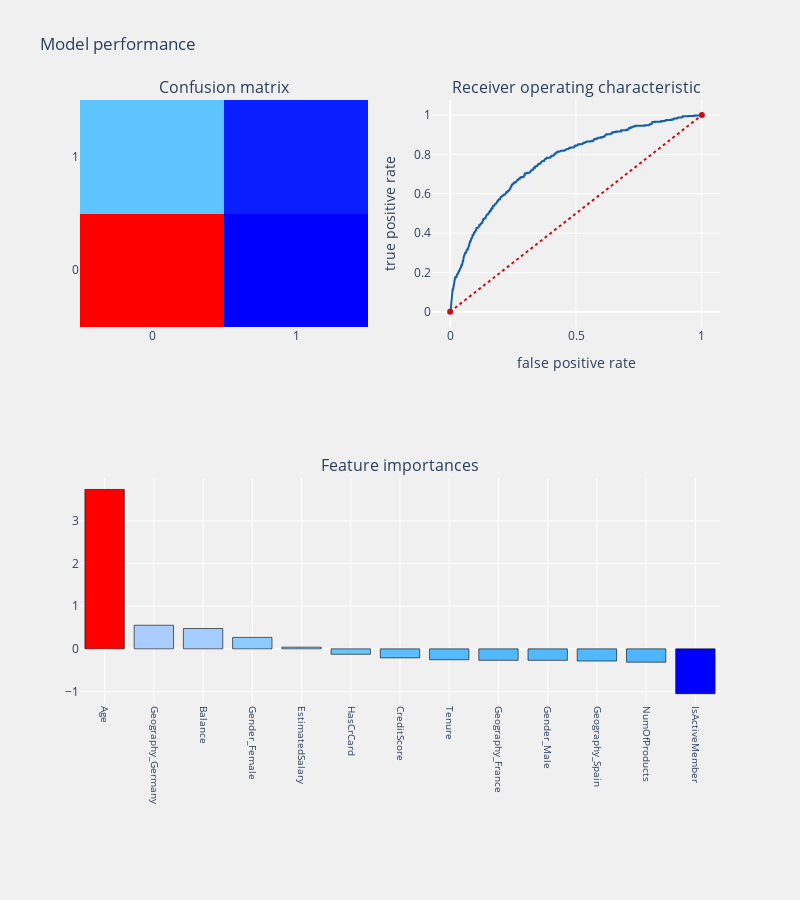

Here is the notebook cell this chart was saved with:
### Code cell
from sklearn.model_selection import train_test_split
from sklearn.metrics import confusion_matrix, accuracy_score, classification_report, cohen_kappa_score
from sklearn.metrics import roc_auc_score, roc_curve, f1_score, precision_score, recall_score
from sklearn.metrics import precision_recall_curve, average_precision_score
import statsmodels.api as sm
# from yellowbrick.classifier import DiscriminationThreshold

#For better performance use MinMaxScaler to scale and translates each feature individually such that it is in the given range on the training set, e.g. between zero and one.
from sklearn.preprocessing import MinMaxScaler
scaler = MinMaxScaler()
df_x =pd.DataFrame(scaler.fit_transform(df[item_list]),columns=item_list)
                   
# df['Attrition encoded']=np.where(df['Attrition']=='No',0,1)   

#splitting the principal training dataset to subtrain and subtest datasets

x_train, x_test, y_train, y_test = train_test_split(df_x, df['Exited'], 
                                                    test_size = .3)
from sklearn.linear_model import LogisticRegression
import plotly.graph_objs as go # visualization
import plotly.offline as py # visualization
py.init_notebook_mode(connected=True) # visualization
import plotly.graph_objs as go # visualization
from plotly.subplots import make_subplots
import plotly.figure_factory as ff # visualization
import warnings
warnings.filterwarnings("ignore")
#Baseline model        
# logit = LogisticRegression(C=1000, class_weight=None, dual=False, fit_intercept=True,
#                            intercept_scaling=1, max_iter=100, multi_class='ovr', n_jobs=1,
#                            penalty='l2', random_state=None, solver='liblinear', tol=0.0001,
#                            verbose=0, warm_start=False)
logit = LogisticRegression()

coef_sumry, model=prediction(logit, x_train, x_test, y_train, y_test, "coefficients", threshold_plot=False)

### Figure 1 — Plotly figure (JSON) as saved in the notebook; plotly's stock layout.template omitted (floating-point values rounded to 4 significant figures; data arrays with more than 128 entries replaced by an {"elided": "..."} marker saying what was removed)
{"data": [{"colorscale": [[0, "rgb(0,0,255)"], [0.1, "rgb(51,153,255)"], [0.2, "rgb(102,204,255)"], [0.3, "rgb(153,204,255)"], [0.4, "rgb(204,204,255)"], [0.5, "rgb(255,255,255)"], [0.6, "rgb(255,204,255)"], [0.7, "rgb(255,153,255)"], [0.8, "rgb(255,102,204)"], [0.9, "rgb(255,102,102)"], [1, "rgb(255,0,0)"]], "name": "Confusion matrix", "showscale": false, "type": "heatmap", "x": ["0", "1"], "xaxis": "x", "y": ["0", "1"], "yaxis": "y", "z": [[2283, 90], [493, 134]]}, {"line": {"color": "rgb(22, 96, 167)", "width": 2}, "name": "Roc: 0.587894716679067", "type": "scatter", "x": {"elided": "835 float values"}, "xaxis": "x2", "y": {"elided": "835 float values"}, "yaxis": "y2"}, {"line": {"color": "rgb(205, 12, 24)", "dash": "dot", "width": 2}, "type": "scatter", "x": [0, 1], "xaxis": "x2", "y": [0, 1], "yaxis": "y2"}, {"marker": {"color": [3.732, 0.5529, 0.4763, 0.2679, 0.03989, -0.1272, -0.2112, -0.2549, -0.268, -0.2683, -0.2853, -0.3119, -1.049], "colorscale": [[0, "rgb(0,0,255)"], [0.1, "rgb(51,153,255)"], [0.2, "rgb(102,204,255)"], [0.3, "rgb(153,204,255)"], [0.4, "rgb(204,204,255)"], [0.5, "rgb(255,255,255)"], [0.6, "rgb(255,204,255)"], [0.7, "rgb(255,153,255)"], [0.8, "rgb(255,102,204)"], [0.9, "rgb(255,102,102)"], [1, "rgb(255,0,0)"]], "line": {"color": "black", "width": 0.6}}, "name": "coefficients", "type": "bar", "x": ["Age", "Geography_Germany", "Balance", "Gender_Female", "EstimatedSalary", "HasCrCard", "CreditScore", "Tenure", "Geography_France", "Gender_Male", "Geography_Spain", "NumOfProducts", "IsActiveMember"], "xaxis": "x3", "y": [3.732, 0.5529, 0.4763, 0.2679, 0.03989, -0.1272, -0.2112, -0.2549, -0.268, -0.2683, -0.2853, -0.3119, -1.049], "yaxis": "y3"}], "layout": {"annotations": [{"font": {"size": 16}, "showarrow": false, "text": "Confusion matrix", "x": 0.225, "xanchor": "center", "xref": "paper", "y": 1, "yanchor": "bottom", "yref": "paper"}, {"font": {"size": 16}, "showarrow": false, "text": "Receiver operating characteristic", "x": 0.775, "xanchor": "center", "xref": "paper", "y": 1, "yanchor": "bottom", "yref": "paper"}, {"font": {"size": 16}, "showarrow": false, "text": "Feature importances", "x": 0.5, "xanchor": "center", "xref": "paper", "y": 0.375, "yanchor": "bottom", "yref": "paper"}], "autosize": false, "height": 900, "margin": {"b": 195}, "paper_bgcolor": "rgba(240,240,240, 0.95)", "plot_bgcolor": "rgba(240,240,240, 0.95)", "showlegend": false, "title": {"text": "Model performance"}, "width": 800, "xaxis": {"anchor": "y", "domain": [0, 0.45]}, "xaxis2": {"anchor": "y2", "domain": [0.55, 1], "title": {"text": "false positive rate"}}, "xaxis3": {"anchor": "y3", "domain": [0, 1], "showgrid": true, "tickangle": 90, "tickfont": {"size": 10}}, "yaxis": {"anchor": "x", "domain": [0.625, 1]}, "yaxis2": {"anchor": "x2", "domain": [0.625, 1], "title": {"text": "true positive rate"}}, "yaxis3": {"anchor": "x3", "domain": [0, 0.375]}}}
